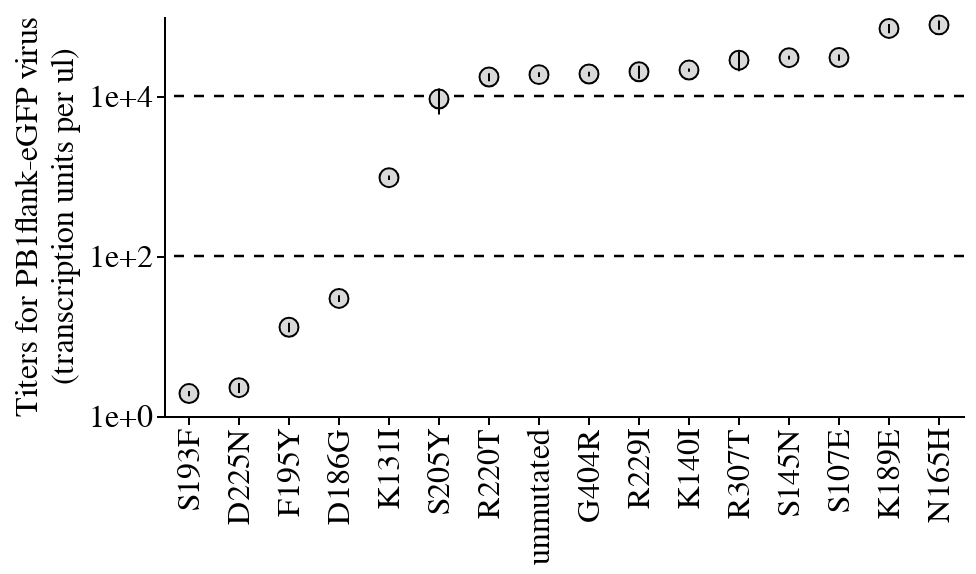

Write notebook code for a chart like this one.
### Code cell
ordered_viruses = (
    summary.query('virus not in ["no HA", "PE09-WT", "PE09-I140K"]')
    .sort_values('mean_titer')
    .virus.tolist()
)

scatter = alt.Chart(
    summary.query('virus not in ["no HA", "PE09-WT", "PE09-I140K"]')
).mark_circle(
    size=90,
    color='#D9D9D9',
    opacity=1, 
    stroke='black', 
    strokeWidth=1
).encode(
    x=alt.X(
        "virus:O",
        sort=ordered_viruses,
        title='',
        axis=alt.Axis(
            grid=False,
        ),
    ),
    y=alt.Y(
        'mean_titer:Q', 
        title=['Titers for PB1flank-eGFP virus', '(transcription units per ul)'], 
        scale=alt.Scale(type='log'),
        axis=alt.Axis(
            format="~e",
            grid=False,
            tickCount=3,
        ),
    ),
).properties(
    height=200,
    width=400
)

# Error bars: mean ± 1SE
error_bars = alt.Chart(
    summary.query('virus not in ["no HA", "PE09-WT", "PE09-I140K"]')
).mark_errorbar().encode(
    x=alt.X('virus:O', sort=ordered_viruses),
    y=alt.Y('lower:Q', title=['Titers for PB1flank-eGFP virus', '(transcription units per ul)']),
    y2='upper:Q',
)

hline = alt.Chart(pd.DataFrame({'y': [1e2, 1e4]})).mark_rule(
        color='black',
        size=1.25,
        opacity=1,
        strokeDash=[5,5]
).encode(y='y:Q')

hline + scatter + error_bars

### Figure 1 — Vega-Lite specification as saved in the notebook (floating-point values rounded to 4 significant figures)
{"config": {"background": "white", "title": {"fontSize": 20, "fontWeight": "normal", "font": "Helvetica", "anchor": "start", "color": "#000000", "orient": "top", "offset": 5, "subtitleColor": "gray", "subtitleFont": "Helvetica", "subtitleFontWeight": "normal", "subtitleFontSize": 18, "subtitlePadding": 2}, "axis": {"domain": true, "domainColor": "black", "domainWidth": 1, "grid": false, "gridColor": "#DEDDDD", "gridWidth": 0.5, "labelFont": "Helvetica", "labelFontSize": 16, "labelFlush": false, "labelFontWeight": "normal", "labelPadding": 2, "tickColor": "black", "tickSize": 4, "tickCount": 3, "tickWidth": 1, "titleFont": "Helvetica", "titleAlign": "center", "titleFontWeight": "normal", "titleFontSize": 16, "titlePadding": 5}, "legend": {"labelFont": "Helvetica", "labelFontSize": 16, "symbolSize": 100, "titleFont": "Helvetica", "titleFontSize": 16, "titleFontWeight": "normal", "padding": 5, "titleLimit": 200, "gradientLength": 100}, "range": {"category": ["#4e79a7", "#f28e2c", "#e15759", "#76b7b2", "#59a14f", "#edc949", "#af7aa1", "#ff9da7", "#9c755f", "#bab0ab"], "diverging": ["#c7e9b4", "#7fcdbb", "#41b6c4", "#1d91c0", "#225ea8", "#253494"]}, "view": {"stroke": "white", "strokeWidth": 0}, "text": {"font": "Helvetica", "fontSize": 16}}, "layer": [{"data": {"name": "data-208e4df9b6f6fd50ee2eda826a3c84ef"}, "mark": {"type": "rule", "color": "black", "opacity": 1, "size": 1.25, "strokeDash": [5, 5]}, "encoding": {"y": {"field": "y", "type": "quantitative"}}}, {"data": {"name": "data-10a228fcaf6fd4c013bf809e26ed9b9b"}, "mark": {"type": "circle", "color": "#D9D9D9", "opacity": 1, "size": 90, "stroke": "black", "strokeWidth": 1}, "encoding": {"x": {"axis": {"grid": false}, "field": "virus", "sort": ["S193F", "D225N", "F195Y", "D186G", "K131I", "S205Y", "R220T", "unmutated", "G404R", "R229I", "K140I", "R307T", "S145N", "S107E", "K189E", "N165H"], "title": "", "type": "ordinal"}, "y": {"axis": {"format": "~e", "grid": false, "tickCount": 3}, "field": "mean_titer", "scale": {"type": "log"}, "title": ["Titers for PB1flank-eGFP virus", "(transcription units per ul)"], "type": "quantitative"}}}, {"data": {"name": "data-10a228fcaf6fd4c013bf809e26ed9b9b"}, "mark": {"type": "errorbar"}, "encoding": {"x": {"field": "virus", "sort": ["S193F", "D225N", "F195Y", "D186G", "K131I", "S205Y", "R220T", "unmutated", "G404R", "R229I", "K140I", "R307T", "S145N", "S107E", "K189E", "N165H"], "type": "ordinal"}, "y": {"field": "lower", "title": ["Titers for PB1flank-eGFP virus", "(transcription units per ul)"], "type": "quantitative"}, "y2": {"field": "upper"}}}], "height": 200, "width": 400, "$schema": "https://vega.github.io/schema/vega-lite/v5.16.3.json", "datasets": {"data-208e4df9b6f6fd50ee2eda826a3c84ef": [{"y": 100.0}, {"y": 10000.0}], "data-10a228fcaf6fd4c013bf809e26ed9b9b": [{"virus": "D186G", "mean_titer": 29.52, "se": 2.847, "effect": -2.185, "mutation": "D186G", "lower": 26.67, "upper": 32.36}, {"virus": "D225N", "mean_titer": 2.258, "se": 0.3194, "effect": -3.314, "mutation": "D225N", "lower": 1.939, "upper": 2.578}, {"virus": "F195Y", "mean_titer": 12.86, "se": 1.758, "effect": -4.207, "mutation": "F195Y", "lower": 11.1, "upper": 14.62}, {"virus": "G404R", "mean_titer": 18830.0, "se": 1318.0, "effect": -0.1932, "mutation": "G404R", "lower": 17520.0, "upper": 20150.0}, {"virus": "K131I", "mean_titer": 953.6, "se": 64.35, "effect": -1.944, "mutation": "K131I", "lower": 889.3, "upper": 1018.0}, {"virus": "K140I", "mean_titer": 21100.0, "se": 934.3, "effect": 0.2189, "mutation": "K140I", "lower": 20170.0, "upper": 22040.0}, {"virus": "K189E", "mean_titer": 69970.0, "se": 9245.0, "effect": -0.2025, "mutation": "K189E", "lower": 60730.0, "upper": 79220.0}, {"virus": "N165H", "mean_titer": 77440.0, "se": 10100.0, "effect": -1.057, "mutation": "N165H", "lower": 67330.0, "upper": 87540.0}, {"virus": "R220T", "mean_titer": 17270.0, "se": 2026.0, "effect": -0.7415, "mutation": "R220T", "lower": 15240.0, "upper": 19290.0}, {"virus": "R229I", "mean_titer": 20110.0, "se": 3724.0, "effect": -0.8836, "mutation": "R229I", "lower": 16390.0, "upper": 23840.0}, {"virus": "R307T", "mean_titer": 28040.0, "se": 7716.0, "effect": 0.7702, "mutation": "R307T", "lower": 20330.0, "upper": 35760.0}, {"virus": "S107E", "mean_titer": 30310.0, "se": 2734.0, "effect": 0.3527, "mutation": "S107E", "lower": 27570.0, "upper": 33040.0}, {"virus": "S145N", "mean_titer": 30160.0, "se": 1599.0, "effect": -0.1923, "mutation": "S145N", "lower": 28560.0, "upper": 31760.0}, {"virus": "S193F", "mean_titer": 1.908, "se": 0.1449, "effect": -2.745, "mutation": "S193F", "lower": 1.764, "upper": 2.053}, {"virus": "S205Y", "mean_titer": 9153.0, "se": 3301.0, "effect": -0.04869, "mutation": "S205Y", "lower": 5853.0, "upper": 12450.0}, {"virus": "unmutated", "mean_titer": 18500.0, "se": 1238.0, "effect": 0.0, "mutation": null, "lower": 17260.0, "upper": 19740.0}]}}
